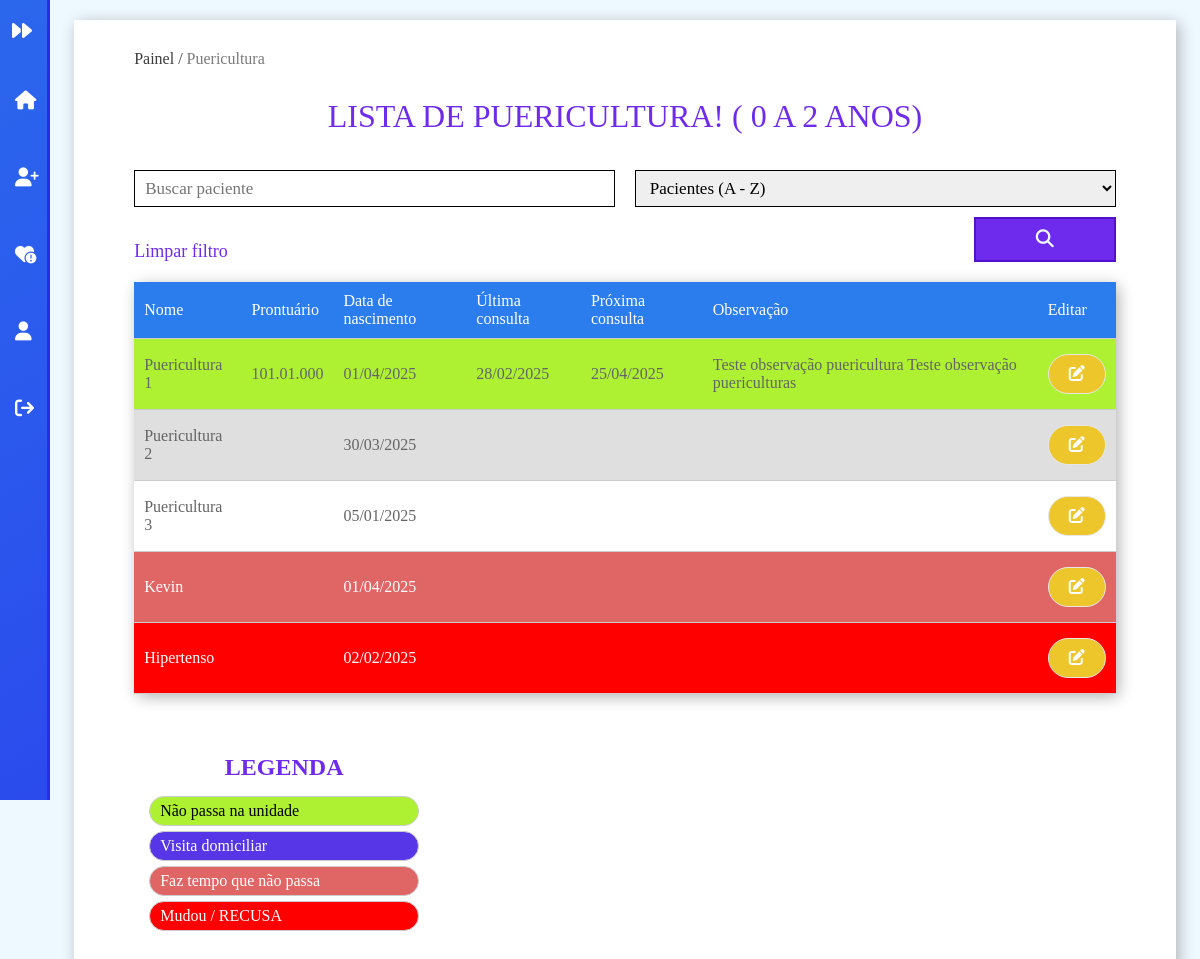
Page /puericultura (signed in) on the earlier database version.
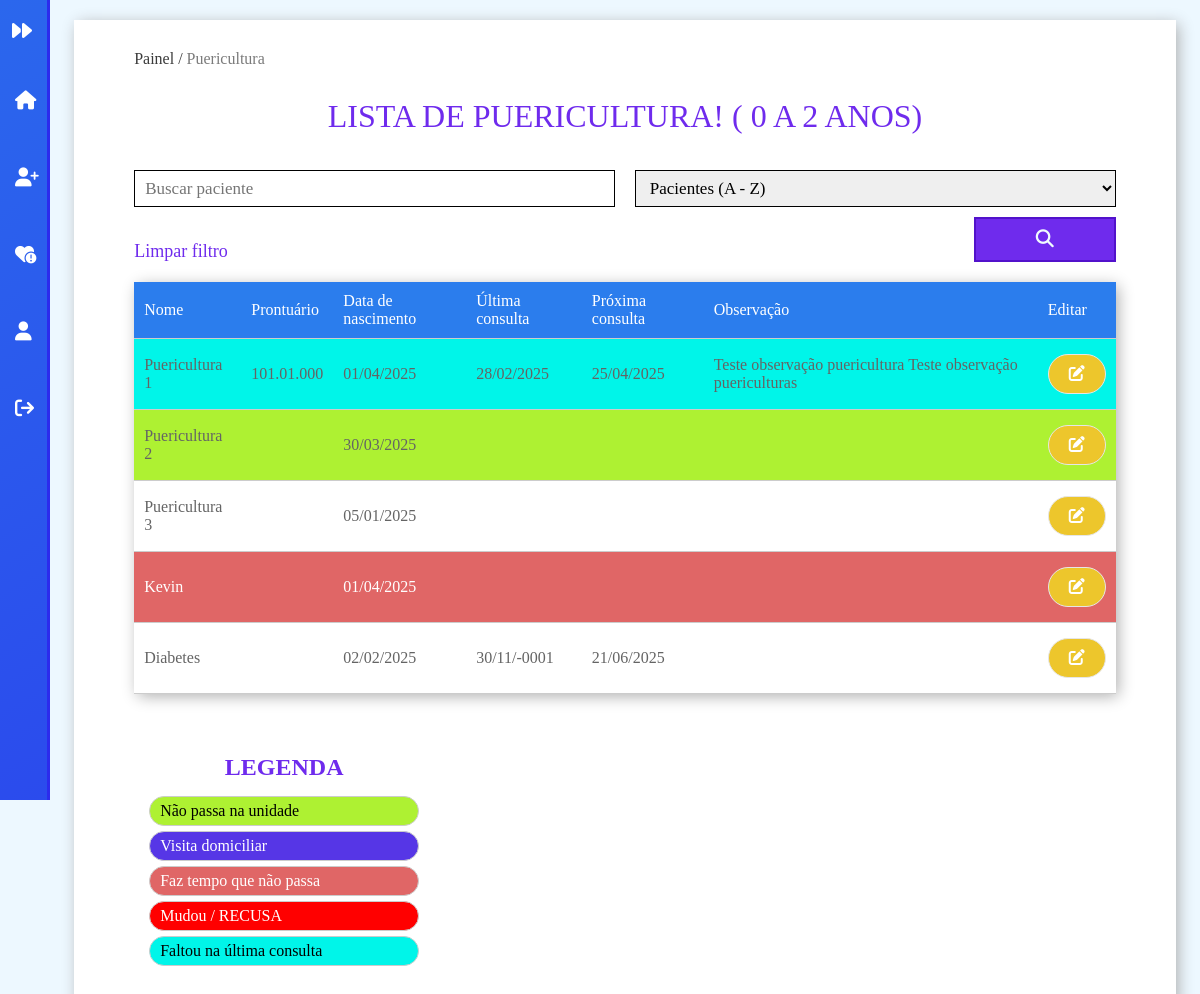
Same page on the later database version.
### tables this page shows
CREATE TABLE `paciente` (
  `id` int(11) NOT NULL,
  `agente_id` int(11) DEFAULT NULL,
  `nome` varchar(255) NOT NULL,
  `prontuario` varchar(10) NOT NULL,
  `cpf` varchar(14) NOT NULL,
  `nascimento` date NOT NULL,
  `telefone` varchar(20) DEFAULT NULL,
  `sexo` varchar(9) NOT NULL,
  `comorbidade` text DEFAULT NULL,
  `legenda_id` int(11) DEFAULT NULL,
  `vacina_dengue` tinyint(1) DEFAULT 0,
  `vacina_febre_amarela` tinyint(1) DEFAULT 0,
  `insulina` tinyint(1) DEFAULT 0,
  `gestante` tinyint(1) DEFAULT 0,
  `conduta` varchar(255) DEFAULT NULL,
  `ppn` date DEFAULT NULL,
  `observacao` text DEFAULT NULL,
  `ativo` tinyint(1) DEFAULT 1
);

CREATE TABLE `consulta` (
  `id` int(11) NOT NULL,
  `paciente_id` int(11) DEFAULT NULL,
  `ult_consulta` date NOT NULL,
  `prox_consulta` date NOT NULL,
  `ativo` tinyint(1) DEFAULT 1
);

CREATE TABLE `legenda` (
  `id` int(11) NOT NULL,
  `descricao` varchar(255) NOT NULL,
  `ativo` tinyint(1) NOT NULL
);

### Classes/Views/MainView.php (called while the page is built, shortened)
<?php
	class MainView{
		public static function render($filename){
			include('pages/'.$filename.'.php');
		}
	}
?>

### Classes/Controllers/PuericulturaController.php (called while the page is built, shortened)
<?php
	class PuericulturaController{
		function index(){
			\Classes\Models\PainelModel::checkLogin('puericultura');
		}
	}
?>

### Classes/Application.php (called while the page is built, shortened)
<?php
	class Application{
		private $controller;
		private function setApp(){
			$url = explode('/',@$_GET['url']);
			if($url[0] == '')
				$carregarNome= 'Painel';
			else
				$carregarNome= ucfirst(strtolower($url[0]));
			$carregarNome.='Controller';
			if (file_exists('Classes/Controllers/'.$carregarNome.'.php')) {
				$this->controller = new $carregarClasse();
			}else{
				include('Views/pages/404.php');
				die();
			}
		}
		public function run(){
	        $this->controller->index();
	    }
	}
?>

### index.php (called while the page is built, shortened)
<?php
	$app = new \Classes\Application();
	$app->run();
?>

### Classes/MySql.php (called while the page is built, shortened)
<?php
	class MySql{
		private static $pdo;
		public static function conectar(){
			if(self::$pdo == null){
				try{
					self::$pdo = new \PDO('mysql:host='.HOST.';dbname='.DATABASE,USUARIO,SENHA,array(\PDO::MYSQL_ATTR_INIT_COMMAND => "SET NAMES utf8"));
					self::$pdo->setAttribute(\PDO::ATTR_ERRMODE,\PDO::ERRMODE_EXCEPTION);
				}catch(\PDOException $e){
					die('<h2>Erro ao conectar</h2><p>Tente novamente mais tarde.</p>');
				}
			}
			return self::$pdo;
		}
	}
?>

### Classes/Models/UtilsModel.php (called while the page is built, shortened)
<?php
    class UtilsModel{
		public static function selecionar($tabela,$campo = '1',$valor = '1'){
			$sql = \Classes\MySql::conectar()->prepare("SELECT * FROM `$tabela` WHERE `ativo`= '1' AND $campo = ?");
			$sql->execute(array($valor));
			return $sql->fetch();
		}
		public static function selecionarTudo($tabela,$campo = '1',$valor = '1',$coluna = 'id',$ordem = 'ASC'){
			$sql = \Classes\MySql::conectar()->prepare("SELECT * FROM `$tabela` WHERE `ativo` = '1' AND $campo = ? ORDER BY $coluna $ordem");
			$sql->execute(array($valor));
			return $sql->fetchAll();
		}
    }
?>

### Classes/Views/pages/puericultura.php (the view, shortened to what the changed rows need)
<?php
  include("header.php");
?>
<div id="painel">
  <main id="painel-content">
    <div class="container">
      <div class="content">
      <h1>Lista de puericultura! ( 0 a 2 anos)</h1>
          <?php
            $tabela = 'paciente';
            $ordem = 'nome';
            if (isset($_POST['acao'])) {
                $busca = $_POST['busca'];
                $paciente = Classes\Models\UtilsModel::busca($tabela, 'nome', $busca, $ordem);
            } else {
                $paciente = Classes\Models\UtilsModel::selecionarTudo($tabela);
            }
            $puericultura = array_filter($paciente, function($paciente) {
                $dataNascimento = new DateTime($paciente['nascimento']);
                $hoje = new DateTime();
                $idade = $hoje->diff($dataNascimento)->y;
                return $idade < 2;
            });
          ?>
      <?php
        if (empty($puericultura)) {
            echo '<h3>Nenhum paciente puericultura cadastrado</h3>';
        }else{
      ?>
      <div class="overflow">
          <table>
              <tr>
                  <th>Nome</th>
                  <th>Prontuário</th>
                  <th>Data de nascimento</th>
                  <th>Última consulta</th>
                  <th>Próxima consulta</th>
                  <th>Observação</th>
                  <th>Editar</th>
              </tr>
          <?php
              foreach ($puericultura as $key => $value) {
                  $consultas = \Classes\Models\UtilsModel::selecionar('consulta', 'paciente_id', $value['id']);
                  if(!empty($consultas)){
                      $ult_consulta = date('d/m/Y', strtotime($consultas['ult_consulta']));
                      $prox_consulta = date('d/m/Y', strtotime($consultas['prox_consulta']));
                  }else{
                      $ult_consulta = '';
                      $prox_consulta = '';
                  }
                  $legenda = \Classes\Models\UtilsModel::selecionar('paciente', 'id', $value['id'])['legenda_id'];
                  $obs = explode('||', $value['observacao'])[0];
          ?>
                <tr class="linha-<?php echo $legenda?>">
                  <td><?php echo ucfirst($value['nome']);?></td>
                  <td><?php echo $value['prontuario'];?></td>
                  <td><?php echo date('d/m/Y', strtotime($value['nascimento']));?></td>
                  <td><?php echo $ult_consulta;?></td>
                  <td><?php echo $prox_consulta;?></td>
                  <td><?php echo $obs;?></td>
                <td><a class="btn editar" href="<?php echo INCLUDE_PATH;?>editar_puericultura?id=<?php echo $value['id'];?>"><i class="fa-solid fa-pen-to-square"></i></a></td>
                </tr>
              <?php }?>
          </table>
        </div>
      <?php }?>
        <div class="legenda">
          <h2>Legenda</h2>
          <?php
            $legenda = \Classes\Models\UtilsModel::selecionarTudo('legenda');
            foreach ($legenda as $key => $value) {
          ?>
            <div class="legenda-item linha-<?php echo $value['id']?>">
              <span class="descricao"><?php echo $value['descricao'];?></span>
            </div>
          <?php }?>
        </div>
      </div>
    </div>
  </main>
</div>
<?php
    include("footer.php");
?>

Differences in the rows shown:
changed paciente "Puericultura 1": legenda_id 1 → 5 (drawn)
changed paciente "Puericultura 2": legenda_id 0 → 1 (drawn)
changed paciente: legenda_id 4 → 0 (drawn); nome "Hipertenso" → "Diabetes"; consulta.ult_consulta (not shown) → "30/11/-0001"; consulta.prox_consulta (not shown) → "21/06/2025"
added legenda: descricao "Faltou na última consulta"
